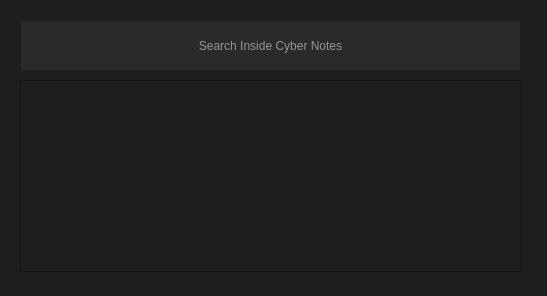
<?xml version="1.0" encoding="UTF-8"?>
<ui version="4.0">
 <class>MainWindow</class>
 <widget class="QMainWindow" name="MainWindow">
  <property name="geometry">
   <rect>
    <x>0</x>
    <y>0</y>
    <width>547</width>
    <height>296</height>
   </rect>
  </property>
  <property name="palette">
   <palette>
    <active>
     <colorrole role="WindowText">
      <brush brushstyle="SolidPattern">
       <color alpha="255">
        <red>240</red>
        <green>240</green>
        <blue>240</blue>
       </color>
      </brush>
     </colorrole>
     <colorrole role="Button">
      <brush brushstyle="SolidPattern">
       <color alpha="255">
        <red>30</red>
        <green>30</green>
        <blue>30</blue>
       </color>
      </brush>
     </colorrole>
     <colorrole role="Mid">
      <brush brushstyle="SolidPattern">
       <color alpha="255">
        <red>181</red>
        <green>0</green>
        <blue>181</blue>
       </color>
      </brush>
     </colorrole>
     <colorrole role="Text">
      <brush brushstyle="SolidPattern">
       <color alpha="255">
        <red>240</red>
        <green>240</green>
        <blue>240</blue>
       </color>
      </brush>
     </colorrole>
     <colorrole role="ButtonText">
      <brush brushstyle="SolidPattern">
       <color alpha="255">
        <red>240</red>
        <green>240</green>
        <blue>240</blue>
       </color>
      </brush>
     </colorrole>
     <colorrole role="Base">
      <brush brushstyle="SolidPattern">
       <color alpha="255">
        <red>30</red>
        <green>30</green>
        <blue>30</blue>
       </color>
      </brush>
     </colorrole>
     <colorrole role="Window">
      <brush brushstyle="SolidPattern">
       <color alpha="255">
        <red>30</red>
        <green>30</green>
        <blue>30</blue>
       </color>
      </brush>
     </colorrole>
     <colorrole role="Shadow">
      <brush brushstyle="SolidPattern">
       <color alpha="255">
        <red>30</red>
        <green>30</green>
        <blue>30</blue>
       </color>
      </brush>
     </colorrole>
     <colorrole role="PlaceholderText">
      <brush brushstyle="SolidPattern">
       <color alpha="128">
        <red>240</red>
        <green>240</green>
        <blue>240</blue>
       </color>
      </brush>
     </colorrole>
    </active>
    <inactive>
     <colorrole role="WindowText">
      <brush brushstyle="SolidPattern">
       <color alpha="255">
        <red>240</red>
        <green>240</green>
        <blue>240</blue>
       </color>
      </brush>
     </colorrole>
     <colorrole role="Button">
      <brush brushstyle="SolidPattern">
       <color alpha="255">
        <red>30</red>
        <green>30</green>
        <blue>30</blue>
       </color>
      </brush>
     </colorrole>
     <colorrole role="Mid">
      <brush brushstyle="SolidPattern">
       <color alpha="255">
        <red>181</red>
        <green>0</green>
        <blue>181</blue>
       </color>
      </brush>
     </colorrole>
     <colorrole role="Text">
      <brush brushstyle="SolidPattern">
       <color alpha="255">
        <red>240</red>
        <green>240</green>
        <blue>240</blue>
       </color>
      </brush>
     </colorrole>
     <colorrole role="ButtonText">
      <brush brushstyle="SolidPattern">
       <color alpha="255">
        <red>240</red>
        <green>240</green>
        <blue>240</blue>
       </color>
      </brush>
     </colorrole>
     <colorrole role="Base">
      <brush brushstyle="SolidPattern">
       <color alpha="255">
        <red>30</red>
        <green>30</green>
        <blue>30</blue>
       </color>
      </brush>
     </colorrole>
     <colorrole role="Window">
      <brush brushstyle="SolidPattern">
       <color alpha="255">
        <red>30</red>
        <green>30</green>
        <blue>30</blue>
       </color>
      </brush>
     </colorrole>
     <colorrole role="Shadow">
      <brush brushstyle="SolidPattern">
       <color alpha="255">
        <red>30</red>
        <green>30</green>
        <blue>30</blue>
       </color>
      </brush>
     </colorrole>
     <colorrole role="PlaceholderText">
      <brush brushstyle="SolidPattern">
       <color alpha="128">
        <red>240</red>
        <green>240</green>
        <blue>240</blue>
       </color>
      </brush>
     </colorrole>
    </inactive>
    <disabled>
     <colorrole role="WindowText">
      <brush brushstyle="SolidPattern">
       <color alpha="255">
        <red>240</red>
        <green>240</green>
        <blue>240</blue>
       </color>
      </brush>
     </colorrole>
     <colorrole role="Button">
      <brush brushstyle="SolidPattern">
       <color alpha="255">
        <red>30</red>
        <green>30</green>
        <blue>30</blue>
       </color>
      </brush>
     </colorrole>
     <colorrole role="Mid">
      <brush brushstyle="SolidPattern">
       <color alpha="255">
        <red>181</red>
        <green>0</green>
        <blue>181</blue>
       </color>
      </brush>
     </colorrole>
     <colorrole role="Text">
      <brush brushstyle="SolidPattern">
       <color alpha="255">
        <red>240</red>
        <green>240</green>
        <blue>240</blue>
       </color>
      </brush>
     </colorrole>
     <colorrole role="ButtonText">
      <brush brushstyle="SolidPattern">
       <color alpha="255">
        <red>240</red>
        <green>240</green>
        <blue>240</blue>
       </color>
      </brush>
     </colorrole>
     <colorrole role="Base">
      <brush brushstyle="SolidPattern">
       <color alpha="255">
        <red>30</red>
        <green>30</green>
        <blue>30</blue>
       </color>
      </brush>
     </colorrole>
     <colorrole role="Window">
      <brush brushstyle="SolidPattern">
       <color alpha="255">
        <red>30</red>
        <green>30</green>
        <blue>30</blue>
       </color>
      </brush>
     </colorrole>
     <colorrole role="Shadow">
      <brush brushstyle="SolidPattern">
       <color alpha="255">
        <red>30</red>
        <green>30</green>
        <blue>30</blue>
       </color>
      </brush>
     </colorrole>
     <colorrole role="PlaceholderText">
      <brush brushstyle="SolidPattern">
       <color alpha="128">
        <red>240</red>
        <green>240</green>
        <blue>240</blue>
       </color>
      </brush>
     </colorrole>
    </disabled>
   </palette>
  </property>
  <property name="windowTitle">
   <string>Cyn0</string>
  </property>
  <property name="windowIcon">
   <iconset>
    <normaloff>icons/loupe.png</normaloff>icons/loupe.png</iconset>
  </property>
  <property name="autoFillBackground">
   <bool>false</bool>
  </property>
  <property name="styleSheet">
   <string notr="true"/>
  </property>
  <property name="toolButtonStyle">
   <enum>Qt::ToolButtonStyle::ToolButtonTextOnly</enum>
  </property>
  <property name="dockNestingEnabled">
   <bool>false</bool>
  </property>
  <widget class="QWidget" name="centralwidget">
   <property name="styleSheet">
    <string notr="true"/>
   </property>
   <widget class="QLineEdit" name="lineEdit">
    <property name="geometry">
     <rect>
      <x>20</x>
      <y>20</y>
      <width>501</width>
      <height>51</height>
     </rect>
    </property>
    <property name="palette">
     <palette>
      <active>
       <colorrole role="WindowText">
        <brush brushstyle="SolidPattern">
         <color alpha="255">
          <red>227</red>
          <green>227</green>
          <blue>227</blue>
         </color>
        </brush>
       </colorrole>
       <colorrole role="Button">
        <brush brushstyle="SolidPattern">
         <color alpha="255">
          <red>42</red>
          <green>42</green>
          <blue>42</blue>
         </color>
        </brush>
       </colorrole>
       <colorrole role="Midlight">
        <brush brushstyle="SolidPattern">
         <color alpha="255">
          <red>68</red>
          <green>68</green>
          <blue>68</blue>
         </color>
        </brush>
       </colorrole>
       <colorrole role="Dark">
        <brush brushstyle="SolidPattern">
         <color alpha="255">
          <red>32</red>
          <green>32</green>
          <blue>32</blue>
         </color>
        </brush>
       </colorrole>
       <colorrole role="Mid">
        <brush brushstyle="SolidPattern">
         <color alpha="255">
          <red>186</red>
          <green>61</green>
          <blue>186</blue>
         </color>
        </brush>
       </colorrole>
       <colorrole role="Text">
        <brush brushstyle="SolidPattern">
         <color alpha="255">
          <red>255</red>
          <green>255</green>
          <blue>255</blue>
         </color>
        </brush>
       </colorrole>
       <colorrole role="ButtonText">
        <brush brushstyle="SolidPattern">
         <color alpha="255">
          <red>255</red>
          <green>255</green>
          <blue>255</blue>
         </color>
        </brush>
       </colorrole>
       <colorrole role="Base">
        <brush brushstyle="SolidPattern">
         <color alpha="255">
          <red>42</red>
          <green>42</green>
          <blue>42</blue>
         </color>
        </brush>
       </colorrole>
       <colorrole role="Window">
        <brush brushstyle="SolidPattern">
         <color alpha="255">
          <red>42</red>
          <green>42</green>
          <blue>42</blue>
         </color>
        </brush>
       </colorrole>
       <colorrole role="Shadow">
        <brush brushstyle="SolidPattern">
         <color alpha="255">
          <red>83</red>
          <green>83</green>
          <blue>83</blue>
         </color>
        </brush>
       </colorrole>
       <colorrole role="AlternateBase">
        <brush brushstyle="SolidPattern">
         <color alpha="255">
          <red>39</red>
          <green>39</green>
          <blue>39</blue>
         </color>
        </brush>
       </colorrole>
       <colorrole role="ToolTipText">
        <brush brushstyle="SolidPattern">
         <color alpha="255">
          <red>77</red>
          <green>77</green>
          <blue>77</blue>
         </color>
        </brush>
       </colorrole>
       <colorrole role="PlaceholderText">
        <brush brushstyle="SolidPattern">
         <color alpha="128">
          <red>255</red>
          <green>255</green>
          <blue>255</blue>
         </color>
        </brush>
       </colorrole>
      </active>
      <inactive>
       <colorrole role="WindowText">
        <brush brushstyle="SolidPattern">
         <color alpha="255">
          <red>227</red>
          <green>227</green>
          <blue>227</blue>
         </color>
        </brush>
       </colorrole>
       <colorrole role="Button">
        <brush brushstyle="SolidPattern">
         <color alpha="255">
          <red>42</red>
          <green>42</green>
          <blue>42</blue>
         </color>
        </brush>
       </colorrole>
       <colorrole role="Midlight">
        <brush brushstyle="SolidPattern">
         <color alpha="255">
          <red>68</red>
          <green>68</green>
          <blue>68</blue>
         </color>
        </brush>
       </colorrole>
       <colorrole role="Dark">
        <brush brushstyle="SolidPattern">
         <color alpha="255">
          <red>32</red>
          <green>32</green>
          <blue>32</blue>
         </color>
        </brush>
       </colorrole>
       <colorrole role="Mid">
        <brush brushstyle="SolidPattern">
         <color alpha="255">
          <red>186</red>
          <green>61</green>
          <blue>186</blue>
         </color>
        </brush>
       </colorrole>
       <colorrole role="Text">
        <brush brushstyle="SolidPattern">
         <color alpha="255">
          <red>255</red>
          <green>255</green>
          <blue>255</blue>
         </color>
        </brush>
       </colorrole>
       <colorrole role="ButtonText">
        <brush brushstyle="SolidPattern">
         <color alpha="255">
          <red>255</red>
          <green>255</green>
          <blue>255</blue>
         </color>
        </brush>
       </colorrole>
       <colorrole role="Base">
        <brush brushstyle="SolidPattern">
         <color alpha="255">
          <red>42</red>
          <green>42</green>
          <blue>42</blue>
         </color>
        </brush>
       </colorrole>
       <colorrole role="Window">
        <brush brushstyle="SolidPattern">
         <color alpha="255">
          <red>42</red>
          <green>42</green>
          <blue>42</blue>
         </color>
        </brush>
       </colorrole>
       <colorrole role="Shadow">
        <brush brushstyle="SolidPattern">
         <color alpha="255">
          <red>83</red>
          <green>83</green>
          <blue>83</blue>
         </color>
        </brush>
       </colorrole>
       <colorrole role="AlternateBase">
        <brush brushstyle="SolidPattern">
         <color alpha="255">
          <red>39</red>
          <green>39</green>
          <blue>39</blue>
         </color>
        </brush>
       </colorrole>
       <colorrole role="ToolTipText">
        <brush brushstyle="SolidPattern">
         <color alpha="255">
          <red>77</red>
          <green>77</green>
          <blue>77</blue>
         </color>
        </brush>
       </colorrole>
       <colorrole role="PlaceholderText">
        <brush brushstyle="SolidPattern">
         <color alpha="128">
          <red>255</red>
          <green>255</green>
          <blue>255</blue>
         </color>
        </brush>
       </colorrole>
      </inactive>
      <disabled>
       <colorrole role="WindowText">
        <brush brushstyle="SolidPattern">
         <color alpha="255">
          <red>32</red>
          <green>32</green>
          <blue>32</blue>
         </color>
        </brush>
       </colorrole>
       <colorrole role="Button">
        <brush brushstyle="SolidPattern">
         <color alpha="255">
          <red>42</red>
          <green>42</green>
          <blue>42</blue>
         </color>
        </brush>
       </colorrole>
       <colorrole role="Midlight">
        <brush brushstyle="SolidPattern">
         <color alpha="255">
          <red>68</red>
          <green>68</green>
          <blue>68</blue>
         </color>
        </brush>
       </colorrole>
       <colorrole role="Dark">
        <brush brushstyle="SolidPattern">
         <color alpha="255">
          <red>32</red>
          <green>32</green>
          <blue>32</blue>
         </color>
        </brush>
       </colorrole>
       <colorrole role="Mid">
        <brush brushstyle="SolidPattern">
         <color alpha="255">
          <red>186</red>
          <green>61</green>
          <blue>186</blue>
         </color>
        </brush>
       </colorrole>
       <colorrole role="Text">
        <brush brushstyle="SolidPattern">
         <color alpha="255">
          <red>32</red>
          <green>32</green>
          <blue>32</blue>
         </color>
        </brush>
       </colorrole>
       <colorrole role="ButtonText">
        <brush brushstyle="SolidPattern">
         <color alpha="255">
          <red>32</red>
          <green>32</green>
          <blue>32</blue>
         </color>
        </brush>
       </colorrole>
       <colorrole role="Base">
        <brush brushstyle="SolidPattern">
         <color alpha="255">
          <red>42</red>
          <green>42</green>
          <blue>42</blue>
         </color>
        </brush>
       </colorrole>
       <colorrole role="Window">
        <brush brushstyle="SolidPattern">
         <color alpha="255">
          <red>42</red>
          <green>42</green>
          <blue>42</blue>
         </color>
        </brush>
       </colorrole>
       <colorrole role="Shadow">
        <brush brushstyle="SolidPattern">
         <color alpha="255">
          <red>83</red>
          <green>83</green>
          <blue>83</blue>
         </color>
        </brush>
       </colorrole>
       <colorrole role="AlternateBase">
        <brush brushstyle="SolidPattern">
         <color alpha="255">
          <red>39</red>
          <green>39</green>
          <blue>39</blue>
         </color>
        </brush>
       </colorrole>
       <colorrole role="ToolTipText">
        <brush brushstyle="SolidPattern">
         <color alpha="255">
          <red>77</red>
          <green>77</green>
          <blue>77</blue>
         </color>
        </brush>
       </colorrole>
       <colorrole role="PlaceholderText">
        <brush brushstyle="SolidPattern">
         <color alpha="128">
          <red>255</red>
          <green>255</green>
          <blue>255</blue>
         </color>
        </brush>
       </colorrole>
      </disabled>
     </palette>
    </property>
    <property name="font">
     <font>
      <family>Segoe UI</family>
      <bold>false</bold>
     </font>
    </property>
    <property name="tabletTracking">
     <bool>false</bool>
    </property>
    <property name="layoutDirection">
     <enum>Qt::LayoutDirection::LeftToRight</enum>
    </property>
    <property name="autoFillBackground">
     <bool>false</bool>
    </property>
    <property name="styleSheet">
     <string notr="true"/>
    </property>
    <property name="frame">
     <bool>true</bool>
    </property>
    <property name="alignment">
     <set>Qt::AlignmentFlag::AlignCenter</set>
    </property>
    <property name="dragEnabled">
     <bool>false</bool>
    </property>
    <property name="placeholderText">
     <string>Search Inside Cyber Notes</string>
    </property>
    <property name="clearButtonEnabled">
     <bool>false</bool>
    </property>
   </widget>
   <widget class="QListWidget" name="listWidget">
    <property name="geometry">
     <rect>
      <x>20</x>
      <y>80</y>
      <width>501</width>
      <height>192</height>
     </rect>
    </property>
    <property name="font">
     <font>
      <stylestrategy>PreferAntialias</stylestrategy>
      <hintingpreference>PreferDefaultHinting</hintingpreference>
      <weight>63</weight>
     </font>
    </property>
    <property name="styleSheet">
     <string notr="true"/>
    </property>
    <property name="lineWidth">
     <number>1</number>
    </property>
   </widget>
   <widget class="QTextBrowser" name="infoBrowser">
    <property name="geometry">
     <rect>
      <x>20</x>
      <y>80</y>
      <width>501</width>
      <height>192</height>
     </rect>
    </property>
    <property name="font">
     <font>
      <family>Segoe UI</family>
      <stylestrategy>PreferAntialias</stylestrategy>
      <weight>63</weight>
     </font>
    </property>
    <property name="styleSheet">
     <string notr="true"/>
    </property>
   </widget>
   <zorder>infoBrowser</zorder>
   <zorder>lineEdit</zorder>
   <zorder>listWidget</zorder>
  </widget>
 </widget>
 <resources/>
 <connections/>
</ui>
